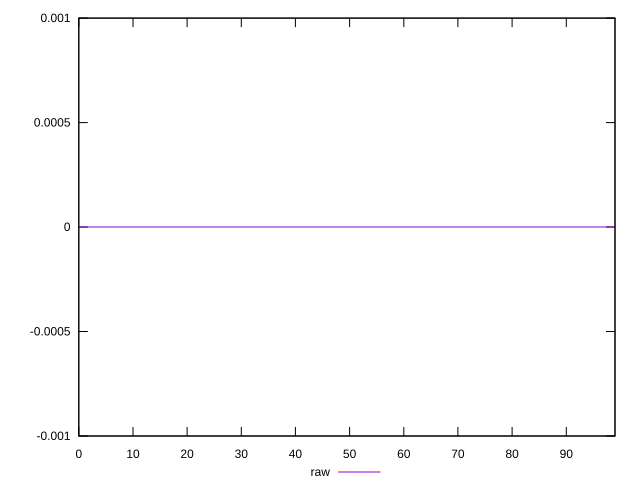

The gnuplot source for this figure:
reset
set terminal svg size 640, 490 enhanced background rgb 'white'
set output "reprap/redirects/samples/pages+cached+noexternal+nofonts+nosvg+noimg/raw/sorted.svg"

$raw <<EOF
0 0
1 0
2 0
3 0
4 0
5 0
6 0
7 0
8 0
9 0
10 0
11 0
12 0
13 0
14 0
15 0
16 0
17 0
18 0
19 0
20 0
21 0
22 0
23 0
24 0
25 0
26 0
27 0
28 0
29 0
30 0
31 0
32 0
33 0
34 0
35 0
36 0
37 0
38 0
39 0
40 0
41 0
42 0
43 0
44 0
45 0
46 0
47 0
48 0
49 0
50 0
51 0
52 0
53 0
54 0
55 0
56 0
57 0
58 0
59 0
60 0
61 0
62 0
63 0
64 0
65 0
66 0
67 0
68 0
69 0
70 0
71 0
72 0
73 0
74 0
75 0
76 0
77 0
78 0
79 0
80 0
81 0
82 0
83 0
84 0
85 0
86 0
87 0
88 0
89 0
90 0
91 0
92 0
93 0
94 0
95 0
96 0
97 0
98 0
99 0
EOF

set key outside below
set yrange [-0.001:0.001]

plot \
  $raw title "raw" with line, \


reset
